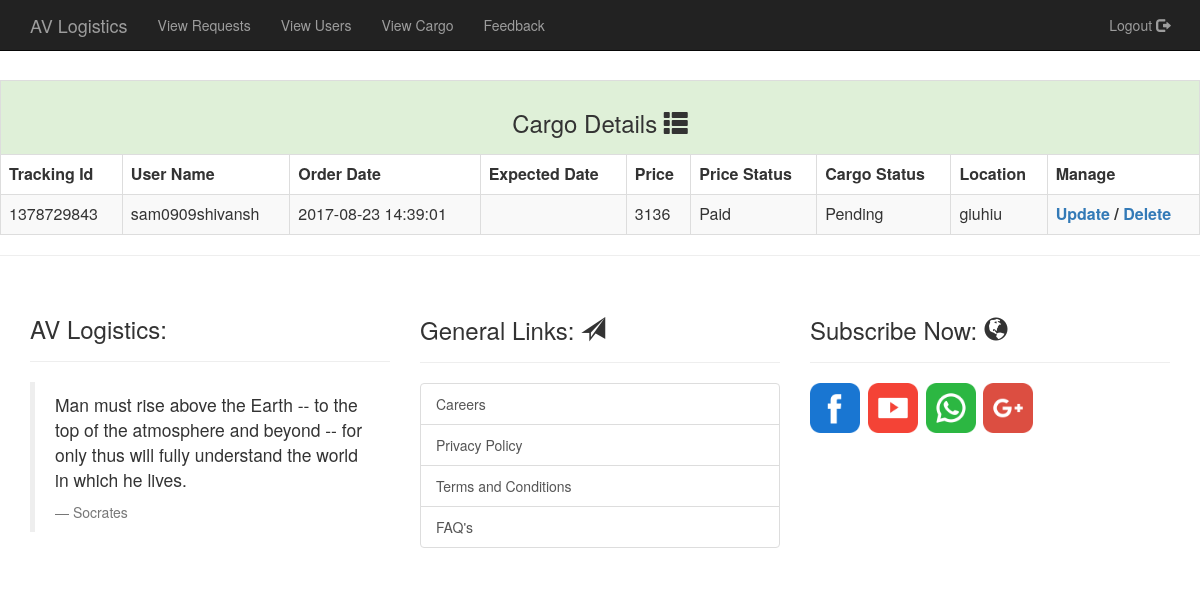
Screenshot of /admin/cargos.php (signed in) with the database file from the repository.
### tables this page shows
CREATE TABLE `cargo` (
  `track_id` int(10) NOT NULL,
  `user_name` varchar(100) NOT NULL,
  `s_name` varchar(100) NOT NULL,
  `s_no` bigint(10) NOT NULL,
  `s_mail` varchar(100) NOT NULL,
  `s_addr` varchar(200) NOT NULL,
  `s_pin` int(6) NOT NULL,
  `s_city` varchar(100) NOT NULL,
  `r_name` varchar(100) NOT NULL,
  `r_no` bigint(10) NOT NULL,
  `r_mail` varchar(100) NOT NULL,
  `r_addr` varchar(200) NOT NULL,
  `r_pin` int(6) NOT NULL,
  `r_city` varchar(100) NOT NULL,
  `c_odate` datetime NOT NULL,
  `c_edate` datetime(6) DEFAULT NULL,
  `c_weight` int(10) NOT NULL,
  `c_length` int(5) NOT NULL,
  `c_breadth` int(5) NOT NULL,
  `c_height` int(10) NOT NULL,
  `c_quantity` int(20) NOT NULL,
  `c_price` int(100) NOT NULL,
  `c_paid` varchar(100) NOT NULL DEFAULT 'Unpaid',
  `c_location` varchar(100) NOT NULL,
  `c_status` varchar(100) NOT NULL DEFAULT 'Pending'
);

### admin/cargos.php (the view, shortened to what this page needs)
<?php
	if(!isset($_SESSION['admin']))
	{
		header("location:../login.php");
	}
	else
	{
?>
<html>
<head>
	<link rel="stylesheet" href="../../css/bootstrap.css">
</head>
<body>
	<nav class="navbar navbar-inverse navbar-fixed-top" id="mynavbar">
		<div class="container">
			<div class="navbar-header">
				<a href="../index.php" class="navbar-brand">AV Logistics</a>
			</div>
			<div class="collapse navbar-collapse" id="navcol">
				<ul class="nav navbar-nav">
					<li><a href="requests.php">View Requests</a></li>
					<li><a href="users.php">View Users</a></li>
					<li><a href="cargos.php">View Cargo</a></li>
					<li><a href="feedback.php">Feedback</a><li>
				</ul>
				<ul class="nav navbar-nav navbar-right">
					<li><a href="alogout.php">Logout <span class="glyphicon glyphicon-log-out"></span></a></li>
			</div>
		</div>
	</nav>
	<br><br><br><br>
	<table class="table table-striped table-hover table-bordered">
		<tr class="success">
			<th class="text-center" colspan="10"><h3>Cargo Details <span class="glyphicon glyphicon-th-list"></span></h3></th>
		</tr>
		<tr>
			<th>Tracking Id</th>
			<th>User Name</th>
			<th>Order Date</th>
			<th>Expected Date</th>
			<th>Price</th>
			<th>Price Status</th>
			<th>Cargo Status</th>
			<th>Location</th>
			<th>Manage</th>
		</tr>
		<?php
			$query1="select * from cargo";
			$run=mysql_query($query1);
			while($row=mysql_fetch_array($run))
			{
				$id=$row['track_id'];
				$user=$row['user_name'];
				$cod=$row['c_odate'];
				$ced=$row['c_edate'];
				$pc=$row['c_price'];
				$cp=$row['c_paid'];
				$cs=$row['c_status'];
				$lo=$row['c_location'];
		?>
		<tr>
			<td><?php echo $id; ?></th>
			<td><?php echo $user; ?></th>
			<td><?php echo $cod; ?></th>
			<td><?php echo $ced; ?></th>
			<td><?php echo $pc; ?></th>
			<td><?php echo $cp; ?></th>
			<td><?php echo $cs; ?></th>
			<td><?php echo $lo; ?></th>
			<th><a href="updatedetails.php?updet=<?php echo $id; ?>">Update</a> /
			<a href="adelete.php?del=<?php echo $id; ?>" onclick="return confirm('Are you sure want to Delete this request?')">Delete</a></th>
		</tr>
		<?php } ?>
	</table>
</body>
</html>
<?php
	include("../includes/footer.php");
?>
<?php } ?>

### rows the page displays
cargo: track_id "1378729843", user_name "sam0909shivansh", c_odate "2017-08-23 14:39:01", c_price "3136", c_paid "Paid", c_status "Pending", c_location "giuhiu"
